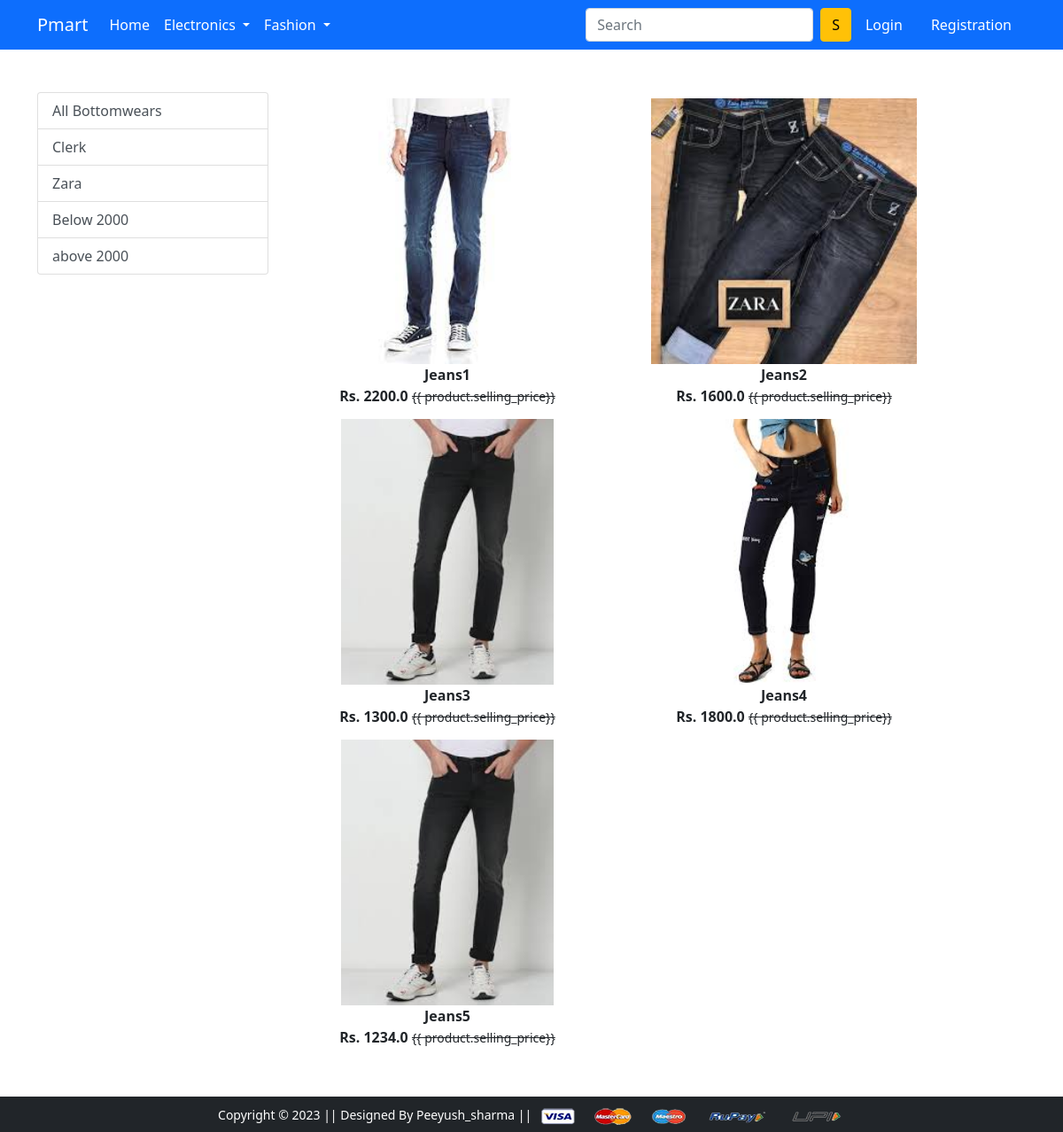
The app's page /bottomwear/ with its own data.
### app/models.py (models this page shows, shortened)
class Product(models.Model):
    title = models.CharField(max_length=100)
    selling_price = models.FloatField()
    discounted_price= models.FloatField()
    description = models.TextField()
    brand = models.CharField(max_length=100)
    category= models.CharField(choices=CATEGORY_CHOICES, max_length=2)
    product_image= models.ImageField(upload_to='productimg')

### app/views.py (the view)
# urls.py: path('bottomwear/', views.bottomwear, name='bottomwear'),
def bottomwear(request, data=None):
 if data == None:
   bottomwears = Product.objects.filter(category='BW')
 elif data == 'Zara' or data == 'Clerk':
   bottomwears = Product.objects.filter(category='BW').filter(brand=data)
 elif data == 'below':
   bottomwears = Product.objects.filter(category='BW').filter(discounted_price__lt =2000)
 elif data == 'above':
   bottomwears = Product.objects.filter(category='BW').filter(discounted_price__gt =2000)
 return render(request, 'app/bottomwear.html',{'bottomwears':bottomwears})

### app/templates/app/bottomwear.html (shortened to what this page needs)
{% extends 'app/base.html' %}
{% load static %}
{% block main-content %}
<div class="container my-5">
 <div class="row">
  <div class="col-sm-3">
    <div class="list-group">
        <a href="{% url 'bottomwear'  %}" class="list-group-item list-group-item-action"
        aria-current="true">All Bottomwears</a>
        <a href="{% url 'bottomweardata' 'Clerk' %}" class="list-group-item list-group-item-action"
        aria-current="true">Clerk</a>
        <a href="{% url 'bottomweardata' 'Zara' %}" class="list-group-item list-group-item-action"
        >Zara</a>
         <a href="{% url 'bottomweardata' 'below' %}" class="list-group-item list-group-item-action"
        >Below 2000</a>
        <a href="{% url 'bottomweardata' 'above' %}" class="list-group-item list-group-item-action"
        >above 2000</a>
    </div>
  </div>
  <div class="col-sm-8">
    <div class="row">
        {% for product in bottomwears %}
        <div class="col-sm-6 text-center mb-8">
            <a href="{% url 'product-detail' product.id %}" class="btn">
                <div class="item">
                    <img src="{{product.product_image.url}}" alt=""
                    height="300" class="">
                    <div class="fw-bold">{{product.title}}</div>
                    <div class="fw-bold">Rs. {{product.discounted_price}}
                        <small class="fw-light text-decoration-line-through">{{
                            product.selling_price}}</small>
                    </div>
                </div>
            </a>
        </div>
        {% endfor %}
    </div>
  </div>
 </div>
</div>
{% endblock main-content %}

### records on screen
Product: product_image (picture), title "Jeans1", discounted_price "2200.0"
Product: product_image (picture), title "Jeans2", discounted_price "1600.0"
Product: product_image (picture), title "Jeans3", discounted_price "1300.0"
Product: product_image (picture), title "Jeans4", discounted_price "1800.0"
Product: product_image (picture), title "Jeans5", discounted_price "1234.0"
